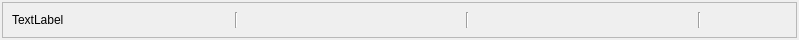
<?xml version="1.0" encoding="UTF-8"?>
<ui version="4.0">
 <class>table_entry_frame</class>
 <widget class="QWidget" name="table_entry_frame">
  <property name="geometry">
   <rect>
    <x>0</x>
    <y>0</y>
    <width>799</width>
    <height>40</height>
   </rect>
  </property>
  <property name="maximumSize">
   <size>
    <width>16777215</width>
    <height>42</height>
   </size>
  </property>
  <property name="windowTitle">
   <string>Form</string>
  </property>
  <layout class="QHBoxLayout" name="horizontalLayout">
   <property name="spacing">
    <number>0</number>
   </property>
   <property name="leftMargin">
    <number>2</number>
   </property>
   <property name="topMargin">
    <number>2</number>
   </property>
   <property name="rightMargin">
    <number>2</number>
   </property>
   <property name="bottomMargin">
    <number>2</number>
   </property>
   <item>
    <widget class="QFrame" name="frame">
     <property name="frameShape">
      <enum>QFrame::StyledPanel</enum>
     </property>
     <property name="frameShadow">
      <enum>QFrame::Plain</enum>
     </property>
     <layout class="QHBoxLayout" name="horizontalLayout_2">
      <item>
       <widget class="QLabel" name="character_name">
        <property name="text">
         <string>TextLabel</string>
        </property>
       </widget>
      </item>
      <item>
       <widget class="Line" name="line_3">
        <property name="orientation">
         <enum>Qt::Vertical</enum>
        </property>
       </widget>
      </item>
      <item>
       <widget class="QLabel" name="skill_value_label">
        <property name="text">
         <string/>
        </property>
        <property name="alignment">
         <set>Qt::AlignCenter</set>
        </property>
       </widget>
      </item>
      <item>
       <widget class="Line" name="line">
        <property name="orientation">
         <enum>Qt::Vertical</enum>
        </property>
       </widget>
      </item>
      <item>
       <widget class="QLabel" name="roll_label">
        <property name="text">
         <string/>
        </property>
        <property name="alignment">
         <set>Qt::AlignCenter</set>
        </property>
       </widget>
      </item>
      <item>
       <widget class="Line" name="line_2">
        <property name="orientation">
         <enum>Qt::Vertical</enum>
        </property>
       </widget>
      </item>
      <item>
       <widget class="QLabel" name="ps_label">
        <property name="maximumSize">
         <size>
          <width>80</width>
          <height>16777215</height>
         </size>
        </property>
        <property name="text">
         <string/>
        </property>
        <property name="alignment">
         <set>Qt::AlignCenter</set>
        </property>
       </widget>
      </item>
     </layout>
    </widget>
   </item>
  </layout>
 </widget>
 <resources/>
 <connections/>
</ui>
